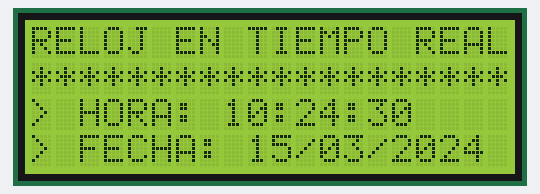
The sketch below on a simulated Arduino Uno, built with avr-gcc and run on an emulated ATmega328P. Shown: 20×4 character LCD. The local clock reads 2024-03-15 10:24:30 at power-on unless the sketch sets it.

Above: at 0.2 s.
At 4.1 s:
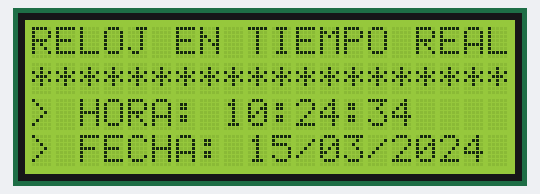
At 11.1 s:
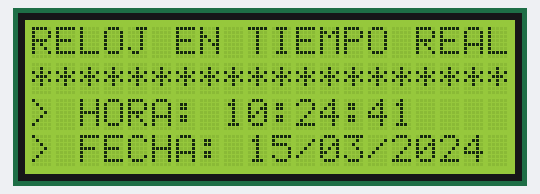
At 19.1 s:
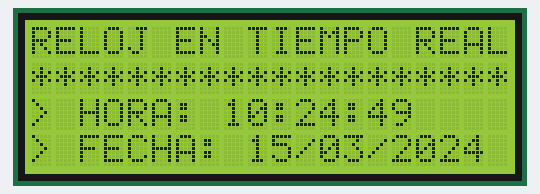
At 29.1 s:
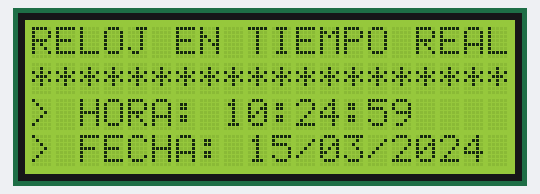
At 38.1 s:
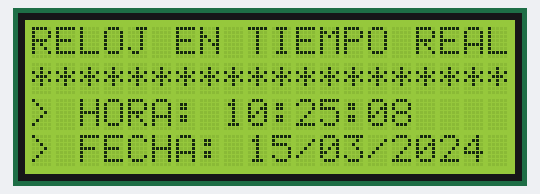

Measured:
- what the display in image 1 shows lasts 1.0 s, from 4.0 s to 5.0 s

The sketch:

sketch_jul18a.ino
```cpp
/*  TITULO: Reloj en tiempo real Tiny RTC I²C con LCD 2004.

    AUTOR:

    MARIANO DEL CAMPO GARCÍA (@2016) --> INGENIERO TÉCNICO INDUSTRIAL ESPECIALIDAD ELECTRÓNICA
    - FACEBOOK: https://www.facebook.com/mariano.delcampogarcia
    - TWITTER: https://twitter.com/MarianoCampoGa
    - CORREO: marianodc83@gmail.com


    DESCRIPCIÓN DEL PROGRAMA

    Con este programa obtenemos un reloj en tiempo real gracias al Tiny RTC I²C que mostrará los valores
    de hora y fecha a través de un display LCD 2004 que hemos conectado a nuestro Arduino mediante
    comunicación I²C al igual que el RTC.


    ESQUEMA DE CONEXION

                                      +-----+
         +----[PWR]-------------------| USB |--+
         |                            +-----+  |
         |         GND/RST2  [ ][ ]            |
         |       MOSI2/SCK2  [ ][ ]  A5/SCL[ ] |  SCL del LCD 2004 / SCL del Tiny RTC I²C
         |          5V/MISO2 [ ][ ]  A4/SDA[ ] |  SDA del LCD 2004 / SDA del Tiny RTC I²C
         |                             AREF[ ] |
         |                              GND[ ] |
         | [ ]N/C                    SCK/13[ ] |
         | [ ]IOREF                 MISO/12[ ] |
         | [ ]RST                   MOSI/11[ ]~|
         | [ ]3V3    +---+               10[ ]~|
         | [ ]5v    -| A |-               9[ ]~|
         | [ ]GND   -| R |-               8[ ] |
         | [ ]GND   -| D |-                    |
         | [ ]Vin   -| U |-               7[ ] |
         |          -| I |-               6[ ]~|
         | [ ]A0    -| N |-               5[ ]~|
         | [ ]A1    -| O |-               4[ ] |
         | [ ]A2     +---+           INT1/3[ ]~|
         | [ ]A3                     INT0/2[ ] |
         | [ ]A4/SDA  RST SCK MISO     TX>1[ ] |
         | [ ]A5/SCL  [ ] [ ] [ ]      RX<0[ ] |
         |            [ ] [ ] [ ]              |
         |  UNO_R3    GND MOSI 5V  ____________/
          \_______________________/

  NOTAS:
   - La alimentación y la masa del módulo LCM 2004 I²C V1 van directamente conectadas a +5V y GND
     respectivamente.
   - La alimentación y la masa del Tiny RTC I²C también van directamente conectadas a +5V y GND
     respectivamente.
*/

  // Importar librerías
  #include <Wire.h> // Librería para la comunicación I²C
  #include <LiquidCrystal_I2C.h> // Librería para el LCD I²C
  #include "RTClib.h" // Librería para el RTC

  // Declaración del objeto para el LCD 2004 I²C
  // Poner la dirección del LCD a 0x20 para display 20x4 (A0=0, A1=0, A2=0)
  // Terminales de conexión del LCD
  //                    addr, en,rw,rs,d4,d5,d6,d7,bl,blpol
  LiquidCrystal_I2C lcd(0x3f,16,2);

  // Declaración del objeto para el RTC
  DS1307 RTC;

  void setup ()
  {
   lcd.begin(20,4); // Inicializamos el LCD para 20x4
   Wire.begin(); // Inicializamos la comunicación I²C para el RTC
   RTC.begin(); // Inicializamos el RTC

   // Si quitamos el comentario de la línea siguiente, se ajusta la hora y la fecha con la del PC
   // RTC.adjust(DateTime(__DATE__, __TIME__));
   //lcd.display();
   lcd.clear();
   lcd.setCursor(0,0);
   lcd.print("RELOJ EN TIEMPO REAL");
   lcd.setCursor(0,1);
   lcd.print("********************");
  }

  void loop ()
  {
   // Obtenemos la hora y la fecha del Tiny RTC I²C
   DateTime now = RTC.now();

   lcd.setCursor(0,2);
   // Imprimimos la hora (HH:MM:SS)
   lcd.print("> HORA: ");
   // Imprimimos las HORAS
   if(now.hour()<=9)
   {
     lcd.print("0");
   }
   lcd.print(now.hour(), DEC);
   lcd.print(':');
   // Imprimimos los MINUTOS
   if(now.minute()<=9)
   {
     lcd.print("0");
   }
   lcd.print(now.minute(), DEC);
   lcd.print(':');
   // Imprimimos los SEGUNDOS
   if(now.second()<=9)
   {
     lcd.print("0");
   }
   lcd.print(now.second(), DEC);

   lcd.setCursor(0,3);
   // Imprimimos la fecha (DÍA/MES/AÑO)
   lcd.print("> FECHA: ");
   // Imprimimos el DÍA
   if(now.day()<=9)
   {
     lcd.print("0");
   }
   lcd.print(now.day(), DEC);
   lcd.print('/');
   // Imprimimos el MES
   if(now.month()<=9)
   {
     lcd.print("0");
   }
   lcd.print(now.month(), DEC);
   lcd.print('/');
   // Imprimimos el AÑO
   lcd.print(now.year(), DEC);
  }
```
